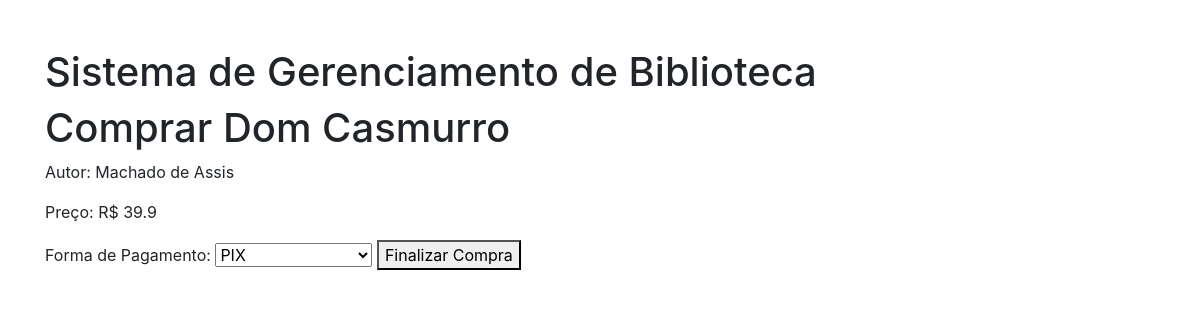
Page /comprar/1 (signed in) on the committed database.
### app/models.py (models this page shows, shortened)
class Livro(db.Model):
    __tablename__ = 'livro'
    id = db.Column(db.Integer, primary_key=True)
    titulo = db.Column(db.String(100), nullable=False)
    autor = db.Column(db.String(100), nullable=False)
    preco = db.Column(db.Float, nullable=False)
    imagem_url = db.Column(db.String(200), nullable=True)

### app/routes.py (the view)
@bp.route('/comprar/<int:livro_id>')
@login_required
def comprar_livro(livro_id):
    livro = Livro.query.get_or_404(livro_id)
    return render_template('comprar.html', livro=livro)

### app/__init__.py (called while the page is built)
def load_user(user_id):
    from app.models import Usuario
    try:
        return Usuario.query.get(int(user_id))
    except (TypeError, ValueError):
        return None

### app/templates/comprar.html (shortened to what this page needs)
{% extends 'base.html' %} {% block content %}
<h1>Comprar {{ livro.titulo }}</h1>
<p>Autor: {{ livro.autor }}</p>
<p>Preço: R$ {{ livro.preco }}</p>
<form action="{{ url_for('main.processar_pagamento', livro_id=livro.id) }}" method="POST">
    <label for="forma_pagamento">Forma de Pagamento:</label>
    <select name="forma_pagamento" id="forma_pagamento">
        <option value="pix">PIX</option>
    </select>
    <button type="submit">Finalizar Compra</button>
</form>
{% endblock %}

### rows in the picture
Livro: titulo "Dom Casmurro", autor "Machado de Assis", preco "39.9"
